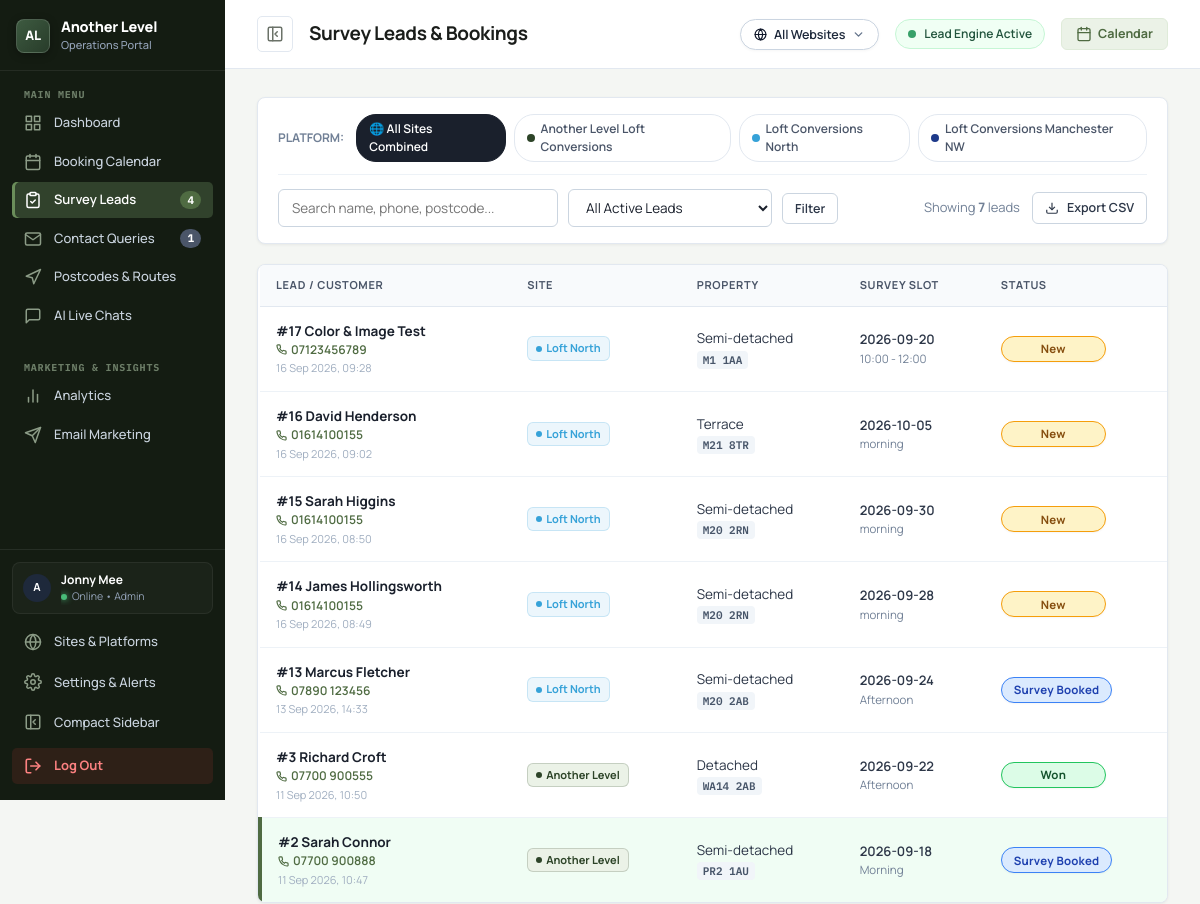
Before: /panel/bookings.php?lead_id=2 (signed in, upper part) with the older database file.
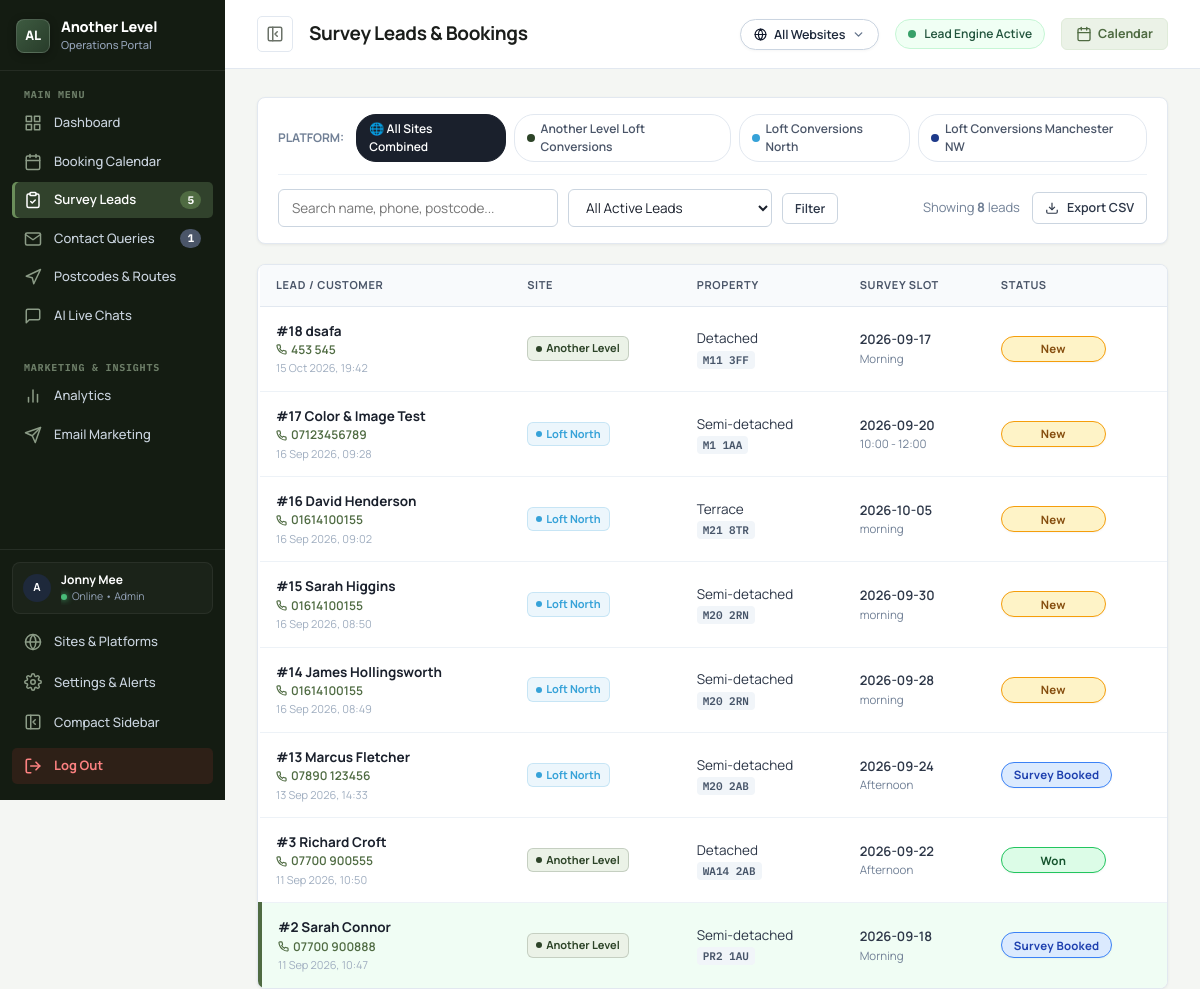
After: the same page with the newer database file.
### tables this page shows
CREATE TABLE sites (
                id INTEGER PRIMARY KEY AUTOINCREMENT,
                site_key TEXT UNIQUE NOT NULL,
                name TEXT NOT NULL,
                short_name TEXT NOT NULL,
                color TEXT NOT NULL,
                badge_bg TEXT NOT NULL,
                domain TEXT,
                phone TEXT,
                email TEXT,
                is_active INTEGER DEFAULT 1,
                created_at DATETIME DEFAULT CURRENT_TIMESTAMP
            );

CREATE TABLE bookings (
            id INTEGER PRIMARY KEY AUTOINCREMENT,
            reference_id TEXT UNIQUE NOT NULL,
            property_type TEXT,
            postcode TEXT,
            address TEXT,
            loft_height TEXT,
            preferred_date TEXT NOT NULL,
            preferred_slot TEXT NOT NULL,
            name TEXT NOT NULL,
            phone TEXT NOT NULL,
            email TEXT,
            status TEXT DEFAULT 'New',
            internal_notes TEXT,
            source_page TEXT,
            ip_address TEXT,
            device_type TEXT,
            browser TEXT,
            location_city TEXT,
            referrer TEXT,
            created_at DATETIME DEFAULT CURRENT_TIMESTAMP,
            updated_at DATETIME DEFAULT CURRENT_TIMESTAMP
        , site_id INTEGER DEFAULT 1);

### panel/bookings.php (the view, shortened to what the changed rows need)
<?php
require_once __DIR__ . '/includes/sites.php';
$siteFilter = buildSiteFilterSql('site_id', 'AND');
$statusFilter = trim($_GET['status'] ?? 'all');
$searchQuery  = trim($_GET['q'] ?? '');
$sql = "SELECT * FROM bookings WHERE 1=1";
$params = [];
$sql .= $siteFilter['clause'];
$params = array_merge($params, $siteFilter['params']);
if ($statusFilter === 'all') {
    $sql .= " AND LOWER(status) != 'spam'";
} elseif ($statusFilter === 'spam') {
    $sql .= " AND LOWER(status) = 'spam'";
} elseif (!empty($statusFilter)) {
    $sql .= " AND LOWER(status) = LOWER(?)";
    $params[] = $statusFilter;
}
$sql .= " ORDER BY id DESC";
$stmt = $db->prepare($sql);
$stmt->execute($params);
$leads = $stmt->fetchAll(PDO::FETCH_ASSOC);
$hasSpecificLead = isset($_GET['lead_id']) && (int)$_GET['lead_id'] > 0;
$focusedId = $hasSpecificLead ? (int)$_GET['lead_id'] : 0;
$focusedLead = null;
if ($focusedId > 0) {
    foreach ($leads as $l) {
        if ((int)$l['id'] === $focusedId) {
            $focusedLead = $l;
            break;
        }
    }
}
$pageTitle = "Survey Leads & Bookings";
$activeNav = "bookings";
require_once __DIR__ . '/includes/header.php';
?>
<div class="panel-card filter-search-card" style="margin-bottom:20px;padding:16px 20px">
  <div class="site-tabs-bar" style="display:flex;align-items:center;gap:8px;overflow-x:auto;padding-bottom:12px;margin-bottom:14px;border-bottom:1px solid #EDF2F7">
    <?php foreach (getAllSites() as $st): $isActiveSt = (!$isAllSites && $activeSite && $activeSite['id'] == $st['id']); ?>
      <a href="?switch_site=<?php echo $st['id']; ?>" class="site-tab-pill <?php echo $isActiveSt ? 'active' : ''; ?>" style="text-decoration:none;padding:5px 12px;border-radius:20px;font-size:12px;font-weight:600;display:inline-flex;align-items:center;gap:6px;border:1px solid <?php echo $isActiveSt ? $st['color'] : '#E2E8F0'; ?>;background:<?php echo $isActiveSt ? $st['color'] : '#FFFFFF'; ?>;color:<?php echo $isActiveSt ? '#FFFFFF' : '#4A5568'; ?>">
        <span style="width:8px;height:8px;border-radius:50%;background:<?php echo $isActiveSt ? '#FFFFFF' : $st['color']; ?>;display:inline-block"></span>
        <span><?php echo htmlspecialchars($st['name']); ?></span>
      </a>
    <?php endforeach; ?>
  </div>
  <form method="GET" action="bookings.php" style="display:flex;flex-wrap:wrap;align-items:center;justify-content:space-between;gap:14px">
    <div style="display:flex;align-items:center;gap:12px">
      <span style="font-size:13px;color:#718096">Showing <strong><?php echo count($leads); ?></strong> leads</span>
    </div>
  </form>
</div>
<div class="panel-grid-2-1 bookings-split-layout <?php echo $hasSpecificLead ? 'show-details-mobile' : 'show-list-mobile'; ?>" style="display:grid;grid-template-columns:1.2fr 1fr;gap:24px">
  <div class="panel-card leads-list-col" style="padding:0;overflow:hidden">
    <div class="table-responsive">
      <table class="panel-table bookings-leads-table">
        <thead>
          <tr>
            <th>Lead / Customer</th>
            <th>Site</th>
            <th>Property</th>
            <th>Survey Slot</th>
            <th>Status</th>
          </tr>
        </thead>
        <tbody>
          <?php if (empty($leads)): ?>
            <tr>
              <td colspan="5" style="text-align:center;padding:40px;color:#A0AEC0">
                No leads match your criteria.
              </td>
            </tr>
          <?php else: ?>
            <?php foreach ($leads as $lead): ?>
              <?php $isSelected = ($focusedLead && $focusedLead['id'] == $lead['id']); ?>
              <tr
                onclick="window.location.href='bookings.php?lead_id=<?php echo $lead['id']; ?>&status=<?php echo urlencode($statusFilter); ?>&q=<?php echo urlencode($searchQuery); ?>'"
                style="cursor:pointer;<?php echo $isSelected ? 'background:#F0FDF4;border-left:4px solid #4F6B42;' : ''; ?>"
              >
                <td>
                  <div style="font-weight:700;color:#1A202C">
                    #<?php echo $lead['id']; ?> <?php echo htmlspecialchars($lead['name']); ?>
                  </div>
                  <div style="font-size:12px;color:#718096">
                    <a href="tel:<?php echo htmlspecialchars($lead['phone']); ?>" onclick="event.stopPropagation()" style="color:#4F6B42;font-weight:600;display:inline-flex;align-items:center;gap:4px">
                      <span><?php echo htmlspecialchars($lead['phone']); ?></span>
                    </a>
                  </div>
                  <div style="font-size:11px;color:#A0AEC0">
                    <?php echo date('d M Y, H:i', strtotime($lead['created_at'])); ?>
                  </div>
                </td>
                <td>
                  <?php echo renderSiteBadge($lead['site_id'] ?? 1); ?>
                </td>
                <td>
                  <div><?php echo htmlspecialchars($lead['property_type']); ?></div>
                  <span class="mono-badge"><?php echo htmlspecialchars($lead['postcode']); ?></span>
                </td>
                <td>
                  <div style="font-weight:600;font-size:13px;color:#2D3748"><?php echo htmlspecialchars($lead['preferred_date']); ?></div>
                  <div style="font-size:11.5px;color:#718096"><?php echo htmlspecialchars($lead['preferred_slot']); ?></div>
                </td>
                <td>
                  <?php if (strtolower($lead['status'] ?? '') === 'spam'): ?>
                    <span class="badge" style="background:#FEE2E2;color:#991B1B;border:1px solid #FCA5A5;font-size:11px;font-weight:700">
                      🚫 Spam / Fake
                    </span>
                  <?php else: ?>
                    <span class="badge badge-<?php echo htmlspecialchars($lead['status']); ?>">
                      <?php echo ucwords(str_replace('_', ' ', $lead['status'])); ?>
                    </span>
                  <?php endif; ?>
                </td>
              </tr>
            <?php endforeach; ?>
          <?php endif; ?>
        </tbody>
      </table>
    </div>
  </div>
</div>
<?php require_once __DIR__ . '/includes/footer.php'; ?>

### panel/includes/header.php (shortened to what the changed rows need)
<?php
require_once __DIR__ . '/sites.php';
$db = getDB();
$allSitesList = getAllSites();
$isAllSites = isAllSitesMode();
$newBookingsCount = 0;
try {
    $siteFilterB = buildSiteFilterSql('site_id', 'AND');
    $stmt = $db->prepare("SELECT COUNT(*) FROM bookings WHERE LOWER(status) = 'new'" . $siteFilterB['clause']);
    $stmt->execute($siteFilterB['params']);
    $newBookingsCount = (int)$stmt->fetchColumn();
} catch (Exception $e) {
}
?>
<!DOCTYPE html>
<html lang="en">
<head>
  <link rel="stylesheet" href="css/panel.css?v=<?php echo time(); ?>">
</head>
<body class="panel-body">
<div class="panel-wrapper">
  <aside class="panel-sidebar" id="panelSidebar">
    <nav class="sidebar-nav">
      <a href="bookings.php" class="nav-link <?php echo $activeNav === 'bookings' ? 'active' : ''; ?>" title="Survey Leads">
        <span>Survey Leads</span>
        <?php if ($newBookingsCount > 0): ?>
          <span class="nav-badge"><?php echo $newBookingsCount; ?></span>
        <?php endif; ?>
      </a>
    </nav>
  </aside>
  <div class="panel-main">
    <header class="panel-topbar">
      <div class="topbar-left">
        <div class="mobile-topbar-brand">
          <div>
            <h1 class="topbar-title">
              <span class="topbar-title-full"><?php echo htmlspecialchars($pageTitle); ?></span>
            </h1>
          </div>
        </div>
      </div>
    </header>
    <main class="panel-content">

### panel/includes/sites.php (shortened to what the changed rows need)
<?php
function getAllSites(bool $includeInactive = false): array {
    static $sitesCache = null;
    if ($sitesCache !== null && !$includeInactive) {
        return $sitesCache;
    }
    $db = getDb();
    $sql = "SELECT * FROM sites" . ($includeInactive ? "" : " WHERE is_active = 1") . " ORDER BY id ASC";
    $sites = $db->query($sql)->fetchAll(PDO::FETCH_ASSOC);
    if (!$includeInactive) {
        $sitesCache = $sites;
    }
    return $sites;
}
function getSiteById(int $id): ?array {
    $sites = getAllSites(true);
    foreach ($sites as $s) {
        if ((int)$s['id'] === $id) {
            return $s;
        }
    }
    return null;
}
function getActiveSiteId(): string|int {
    $switchParam = $_GET['switch_site'] ?? $_GET['site'] ?? null;
    if (isset($_SESSION['active_site_id'])) {
        return $_SESSION['active_site_id'] === 'all' ? 'all' : (int)$_SESSION['active_site_id'];
    }
    return 'all';
}
function isAllSitesMode(): bool {
    return getActiveSiteId() === 'all';
}
function renderSiteBadge(int|string $siteId, bool $isSmall = false): string {
    $site = getSiteById((int)$siteId);
    $color = htmlspecialchars($site['color']);
    $bg = htmlspecialchars($site['badge_bg']);
    if ($isSmall) {
        $short = match((int)$site['id']) {
            1 => 'AL',
            2 => 'North',
            default => 'Site ' . $site['id']
        };
        $fontSize = '10px';
        $padding = '2px 6px';
        $dotSize = '5px';
    } else {
        $short = htmlspecialchars($site['short_name']);
        $fontSize = '11px';
        $padding = '3px 8px';
        $dotSize = '6px';
    }
    return sprintf(
        '<span class="site-tag site-tag-%s" style="background:%s;color:%s;border:1px solid %s33;font-size:%s;padding:%s;border-radius:6px;font-weight:700;display:inline-flex;align-items:center;gap:4px;white-space:nowrap;flex-shrink:0;"><span style="width:%s;height:%s;border-radius:50%%;background:%s;display:inline-block;flex-shrink:0"></span>%s</span>',
        htmlspecialchars($site['site_key']),
        $bg,
        $color,
        $color,
        $fontSize,
        $padding,
        $dotSize,
        $dotSize,
        $color,
        $short
    );
}
function buildSiteFilterSql(string $column = 'site_id', string $operator = 'WHERE'): array {
    $id = getActiveSiteId();
    if ($id === 'all') {
        return [
            'clause' => '',
            'params' => []
        ];
    }
    $prefix = $operator === 'AND' ? ' AND ' : ' WHERE ';
    return [
        'clause' => "{$prefix} ({$column} = ? OR {$column} IS NULL)",
        'params' => [(int)$id]
    ];
}

Changed rows visible on the page:
added bookings: id "18", name "dsafa", phone "453 545", created_at "15 Oct 2026, 19:42", site.short_name "Another Level", property_type "Detached", postcode "M11 3FF", preferred_date "2026-09-17", preferred_slot "Morning", status "New"
Other visible differences:
$newBookingsCount: "4" → "5"
count($leads): "7" → "8"
